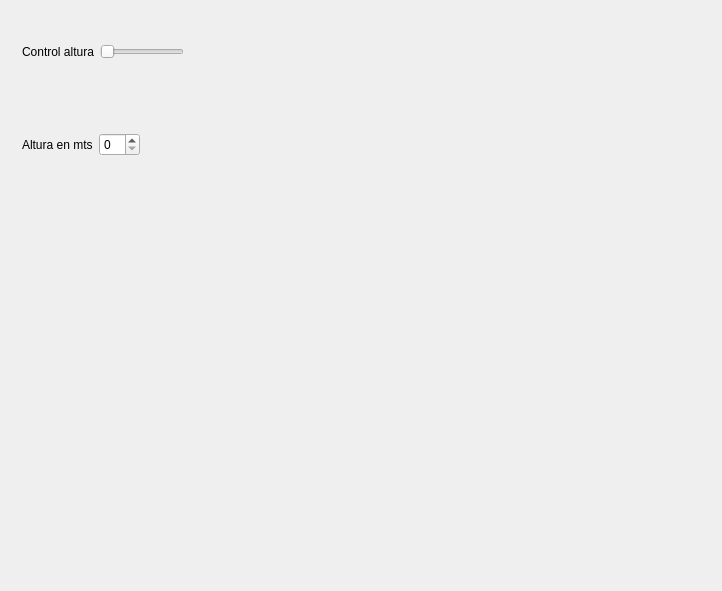
<?xml version="1.0" encoding="UTF-8"?>
<ui version="4.0">
 <class>MyForm</class>
 <widget class="QWidget" name="MyForm">
  <property name="geometry">
   <rect>
    <x>0</x>
    <y>0</y>
    <width>722</width>
    <height>591</height>
   </rect>
  </property>
  <property name="windowTitle">
   <string>Form</string>
  </property>
  <widget class="QWidget" name="">
   <property name="geometry">
    <rect>
     <x>22</x>
     <y>42</y>
     <width>239</width>
     <height>114</height>
    </rect>
   </property>
   <layout class="QVBoxLayout" name="verticalLayout">
    <item>
     <layout class="QHBoxLayout" name="horizontalLayout">
      <item>
       <widget class="QLabel" name="label1">
        <property name="text">
         <string>Control altura</string>
        </property>
       </widget>
      </item>
      <item>
       <widget class="QSlider" name="horizontalSlider">
        <property name="orientation">
         <enum>Qt::Horizontal</enum>
        </property>
       </widget>
      </item>
      <item>
       <spacer name="horizontalSpacer">
        <property name="orientation">
         <enum>Qt::Horizontal</enum>
        </property>
        <property name="sizeHint" stdset="0">
         <size>
          <width>40</width>
          <height>20</height>
         </size>
        </property>
       </spacer>
      </item>
     </layout>
    </item>
    <item>
     <spacer name="verticalSpacer">
      <property name="orientation">
       <enum>Qt::Vertical</enum>
      </property>
      <property name="sizeHint" stdset="0">
       <size>
        <width>20</width>
        <height>40</height>
       </size>
      </property>
     </spacer>
    </item>
    <item>
     <layout class="QHBoxLayout" name="horizontalLayout_2">
      <item>
       <widget class="QLabel" name="label2">
        <property name="text">
         <string>Altura en mts</string>
        </property>
       </widget>
      </item>
      <item>
       <widget class="QSpinBox" name="spinBox"/>
      </item>
      <item>
       <spacer name="horizontalSpacer_2">
        <property name="orientation">
         <enum>Qt::Horizontal</enum>
        </property>
        <property name="sizeHint" stdset="0">
         <size>
          <width>40</width>
          <height>20</height>
         </size>
        </property>
       </spacer>
      </item>
     </layout>
    </item>
   </layout>
  </widget>
 </widget>
 <resources/>
 <connections/>
</ui>
